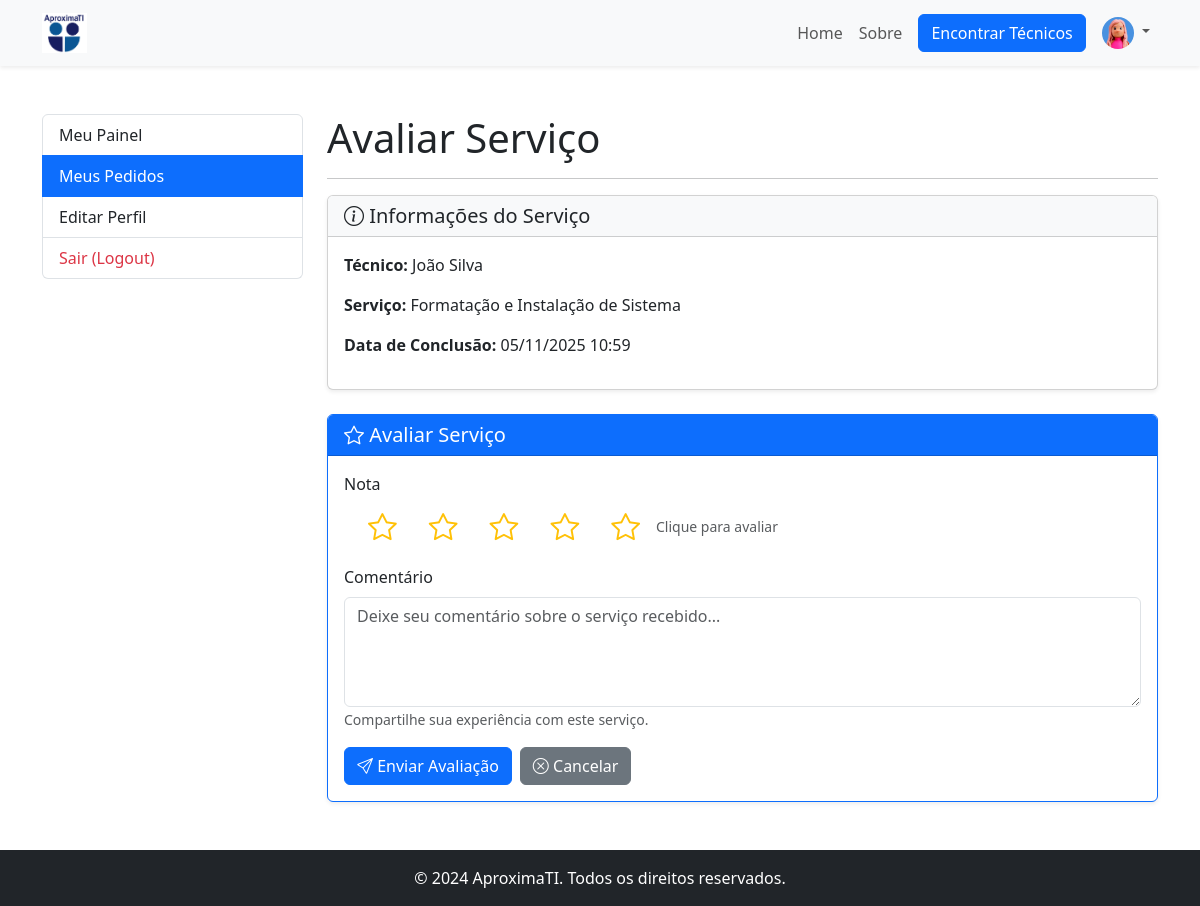
The app's page /painel/avaliarAtendimento.php?atendimento_id=5 (signed in) with its own data.
### tables this page shows
CREATE TABLE `usuarios` (
  `id` int(11) NOT NULL,
  `nome` varchar(100) NOT NULL,
  `email` varchar(100) NOT NULL,
  `senha` varchar(255) NOT NULL,
  `tipo` enum('tecnico','cliente','admin') NOT NULL,
  `telefone` varchar(20) DEFAULT NULL,
  `cidade` varchar(100) DEFAULT NULL,
  `estado` char(2) DEFAULT NULL,
  `foto_perfil` varchar(255) DEFAULT NULL,
  `especialidade` varchar(255) DEFAULT NULL,
  `data_cadastro` datetime DEFAULT current_timestamp()
);

CREATE TABLE `atendimentos` (
  `id` int(11) NOT NULL,
  `cliente_id` int(11) NOT NULL,
  `tecnico_id` int(11) NOT NULL,
  `servico_id` int(11) NOT NULL,
  `status` enum('pendente','em_andamento','concluido','cancelado') DEFAULT 'pendente',
  `data_atendimento` datetime DEFAULT current_timestamp()
);

CREATE TABLE `servicos` (
  `id` int(11) NOT NULL,
  `tecnico_id` int(11) NOT NULL,
  `titulo` varchar(100) NOT NULL,
  `descricao` text DEFAULT NULL,
  `preco` decimal(10,2) DEFAULT NULL
);

### classes/AtendimentoDAO.php (called while the page is built, shortened)
<?php
class AtendimentoDAO {
    private $pdo;
    public function __construct(PDO $pdo) {
        $this->pdo = $pdo;
    }
    public function buscarPorId($atendimentoId) {
        $sql = "SELECT
                    a.id,
                    a.status,
                    a.data_atendimento,
                    a.cliente_id,
                    a.tecnico_id,
                    a.servico_id,
                    u1.nome AS cliente_nome,
                    u2.nome AS tecnico_nome,
                    s.titulo AS servico_titulo
                FROM atendimentos AS a
                JOIN usuarios AS u1 ON a.cliente_id = u1.id
                JOIN usuarios AS u2 ON a.tecnico_id = u2.id
                JOIN servicos AS s ON a.servico_id = s.id
                WHERE a.id = ?";
        $stmt = $this->pdo->prepare($sql);
        $stmt->execute([$atendimentoId]);
        return $stmt->fetch();
    }
}
?>

### classes/AvaliacaoDAO.php (called while the page is built, shortened)
<?php
class AvaliacaoDAO {
    private $pdo;
    public function __construct(PDO $pdo) {
        $this->pdo = $pdo;
    }
    public function verificarSeJaAvaliou($clienteId, $tecnicoId, $atendimentoId = null) {
        if ($atendimentoId) {
            $sql = "SELECT id FROM avaliacoes WHERE cliente_id = ? AND tecnico_id = ? AND atendimento_id = ?";
            $stmt = $this->pdo->prepare($sql);
            $stmt->execute([$clienteId, $tecnicoId, $atendimentoId]);
        } else {
            $sql = "SELECT id FROM avaliacoes WHERE cliente_id = ? AND tecnico_id = ?";
            $stmt = $this->pdo->prepare($sql);
            $stmt->execute([$clienteId, $tecnicoId]);
        }
        return $stmt->fetch() !== false;
    }
}
?>

### classes/UsuarioDAO.php (called while the page is built, shortened)
<?php
class UsuarioDAO {
    private $pdo;
    public function __construct(PDO $pdo) {
        $this->pdo = $pdo;
    }
    public function buscarPorId($id) {
        try {
            $sql = "SELECT id, nome, email, telefone, cidade, estado, especialidade, foto_perfil FROM usuarios WHERE id = ?";
            $stmt = $this->pdo->prepare($sql);
            $stmt->execute([$id]);
            return $stmt->fetch();
        } catch (PDOException $e) {
            return false;
        }
    }
}
?>

### painel/avaliarAtendimento.php (the view, shortened to what this page needs)
<?php
require_once '../includes/db.php';
require_once '../classes/AtendimentoDAO.php';
require_once '../classes/AvaliacaoDAO.php';
require_once '../classes/UsuarioDAO.php';
$atendimentoDAO = new AtendimentoDAO($pdo);
$avaliacaoDAO = new AvaliacaoDAO($pdo);
$usuarioDAO = new UsuarioDAO($pdo);
$clienteId = $_SESSION['usuario_id'];
$atendimentoId = $_GET['atendimento_id'] ?? null;
$atendimento = $atendimentoDAO->buscarPorId($atendimentoId);
$tecnico = $usuarioDAO->buscarPorId($atendimento['tecnico_id']);
$jaAvaliou = $avaliacaoDAO->verificarSeJaAvaliou($clienteId, $atendimento['tecnico_id'], $atendimentoId);
include '../includes/header.php';
?>
<main class="container my-5">
    <div class="row">
        <div class="col-md-3">
            <?php
                include '../includes/menuCliente.php';
            ?>
        </div>
        <div class="col-md-9">
            <h1>Avaliar Serviço</h1>
            <hr>
            <?php if ($jaAvaliou): ?>
                <div class="alert alert-info">
                    <i class="bi bi-info-circle"></i> Você já avaliou este atendimento.
                </div>
                <a href="meusPedidos.php" class="btn btn-secondary">
                    <i class="bi bi-arrow-left"></i> Voltar para Meus Pedidos
                </a>
            <?php else: ?>
                <div class="card shadow-sm mb-4">
                    <div class="card-header bg-light">
                        <h5 class="mb-0"><i class="bi bi-info-circle"></i> Informações do Serviço</h5>
                    </div>
                    <div class="card-body">
                        <p><strong>Técnico:</strong> <?php echo htmlspecialchars($tecnico['nome']); ?></p>
                        <p><strong>Serviço:</strong> <?php echo htmlspecialchars($atendimento['servico_titulo'] ?? 'N/A'); ?></p>
                        <p><strong>Data de Conclusão:</strong> <?php echo date('d/m/Y H:i', strtotime($atendimento['data_atendimento'])); ?></p>
                    </div>
                </div>
                <div class="card shadow-sm border-primary">
                    <div class="card-header bg-primary text-white">
                        <h5 class="mb-0"><i class="bi bi-star"></i> Avaliar Serviço</h5>
                    </div>
                    <div class="card-body">
                        <form action="../processa/processaAvaliacao.php" method="post">
                            <div class="mb-3">
                                <label class="form-label">Nota</label>
                                <div class="d-flex gap-2 align-items-center" id="starRating">
                                    <?php for($i = 1; $i <= 5; $i++): ?>
                                        <div class="form-check">
                                            <label class="form-check-label text-warning" for="nota<?php echo $i; ?>" style="font-size: 1.8rem; cursor: pointer; user-select: none;" data-rating="<?php echo $i; ?>">
                                                <i class="bi bi-star" id="star<?php echo $i; ?>"></i>
                                            </label>
                                        </div>
                                    <?php endfor; ?>
                                    <span class="ms-2 text-muted small" id="ratingText">Clique para avaliar</span>
                                </div>
                            </div>
                            <div class="mb-3">
                                <label for="comentario" class="form-label">Comentário</label>
                                <textarea class="form-control" id="comentario" name="comentario" rows="4" placeholder="Deixe seu comentário sobre o serviço recebido..." required></textarea>
                                <small class="form-text text-muted">Compartilhe sua experiência com este serviço.</small>
                            </div>
                            <div class="d-flex gap-2">
                                <button type="submit" class="btn btn-primary">
                                    <i class="bi bi-send"></i> Enviar Avaliação
                                </button>
                                <a href="meusPedidos.php" class="btn btn-secondary">
                                    <i class="bi bi-x-circle"></i> Cancelar
                                </a>
                            </div>
                        </form>
                    </div>
                </div>
            <?php endif; ?>
        </div>
    </div>
</main>
<?php
include '../includes/footer.php';
?>

### records on screen
usuarios: nome "João Silva"
atendimentos: servico.titulo "Formatação e Instalação de Sistema", data_atendimento "05/11/2025 10:59"
